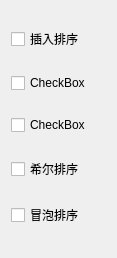
<?xml version="1.0" encoding="UTF-8"?>
<ui version="4.0">
 <class>Form</class>
 <widget class="QWidget" name="Form">
  <property name="geometry">
   <rect>
    <x>0</x>
    <y>0</y>
    <width>117</width>
    <height>258</height>
   </rect>
  </property>
  <property name="windowTitle">
   <string>Form</string>
  </property>
  <layout class="QVBoxLayout" name="verticalLayout">
   <item>
    <widget class="QCheckBox" name="CheckBoxMergeSort">
     <property name="text">
      <string>插入排序</string>
     </property>
    </widget>
   </item>
   <item>
    <widget class="QCheckBox" name="checkBox_3">
     <property name="text">
      <string>CheckBox</string>
     </property>
    </widget>
   </item>
   <item>
    <widget class="QCheckBox" name="checkBox_4">
     <property name="text">
      <string>CheckBox</string>
     </property>
    </widget>
   </item>
   <item>
    <widget class="QCheckBox" name="CheckBoxHillSort">
     <property name="font">
      <font>
       <pointsize>9</pointsize>
      </font>
     </property>
     <property name="text">
      <string>希尔排序</string>
     </property>
    </widget>
   </item>
   <item>
    <widget class="QCheckBox" name="CheckBoxBubbleSort">
     <property name="text">
      <string>冒泡排序</string>
     </property>
    </widget>
   </item>
  </layout>
 </widget>
 <resources/>
 <connections/>
</ui>
